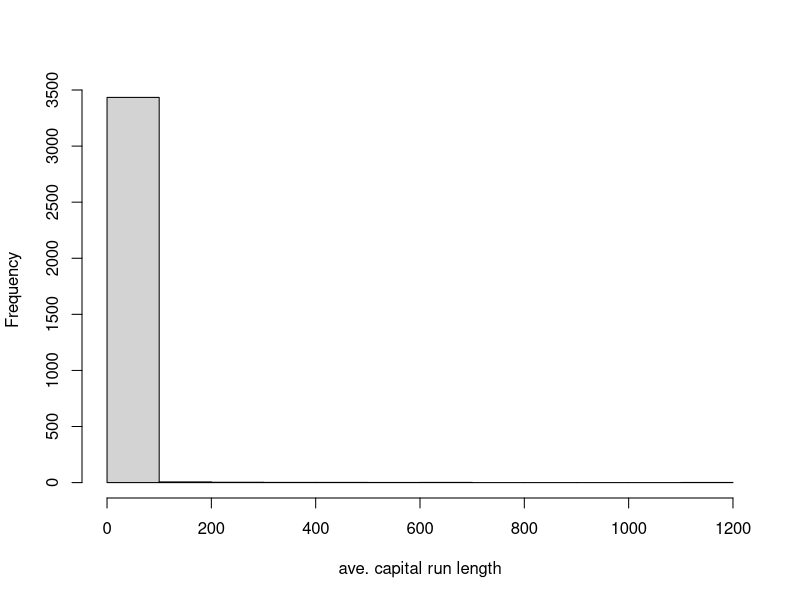
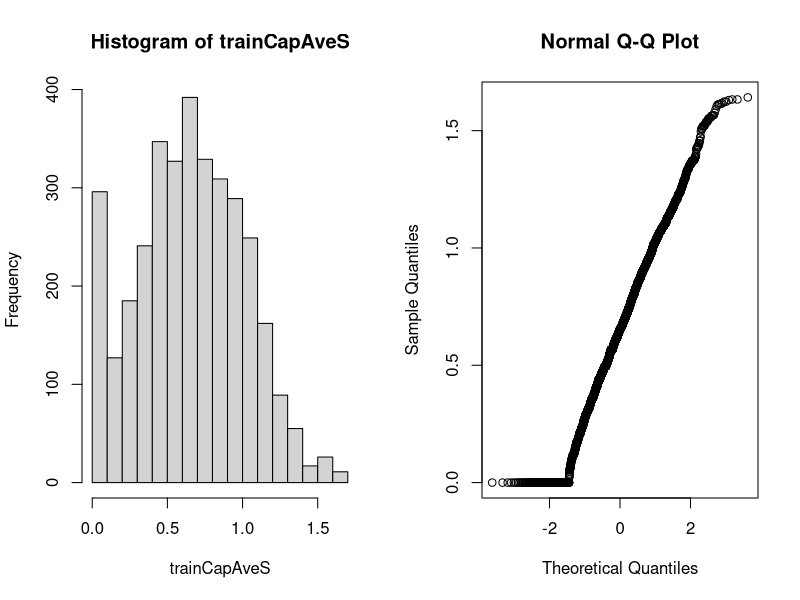

These figures' R source, in order:
library(caret); library(kernlab); data(spam)
inTrain <- createDataPartition(y=spam$type,
                               p=0.75, list=FALSE)
training <- spam[inTrain,]
testing <- spam[-inTrain,]
hist(training$capitalAve,main="",xlab="ave. capital run length")

mean(training$capitalAve)
sd(training$capitalAve)

#Standardizing
trainCapAve <- training$capitalAve
trainCapAveS <- (trainCapAve  - mean(trainCapAve))/sd(trainCapAve) 
mean(trainCapAveS)
sd(trainCapAveS)

#Standardizing test set (with train mean & sd)
testCapAve <- testing$capitalAve
testCapAveS <- (testCapAve  - mean(trainCapAve))/sd(trainCapAve) 
mean(testCapAveS)
sd(testCapAveS)

#Preprocess function
preObj <- preProcess(training[,-58],method=c("center","scale"))
trainCapAveS <- predict(preObj,training[,-58])$capitalAve
mean(trainCapAveS)
sd(trainCapAveS)

testCapAveS <- predict(preObj,testing[,-58])$capitalAve
mean(testCapAveS)
sd(testCapAveS)


#Standardizing - preProcess argument
set.seed(32343)
modelFit <- train(type ~.,data=training,
                  preProcess=c("center","scale"),method="glm")
modelFit


#Standardizing - Box-Cox transforms
preObj <- preProcess(training[,-58],method=c("BoxCox"))
trainCapAveS <- predict(preObj,training[,-58])$capitalAve
par(mfrow=c(1,2)); hist(trainCapAveS); qqnorm(trainCapAveS)


#Standardizing - Imputing data

set.seed(13343)

# Make some values NA
training$capAve <- training$capitalAve
selectNA <- rbinom(dim(training)[1],size=1,prob=0.05)==1
training$capAve[selectNA] <- NA

# Impute and standardize
preObj <- preProcess(training[,-58],method="knnImpute")
capAve <- predict(preObj,training[,-58])$capAve

# Standardize true values
capAveTruth <- training$capitalAve
capAveTruth <- (capAveTruth-mean(capAveTruth))/sd(capAveTruth)

quantile(capAve - capAveTruth)
quantile((capAve - capAveTruth)[selectNA])
quantile((capAve - capAveTruth)[!selectNA])
